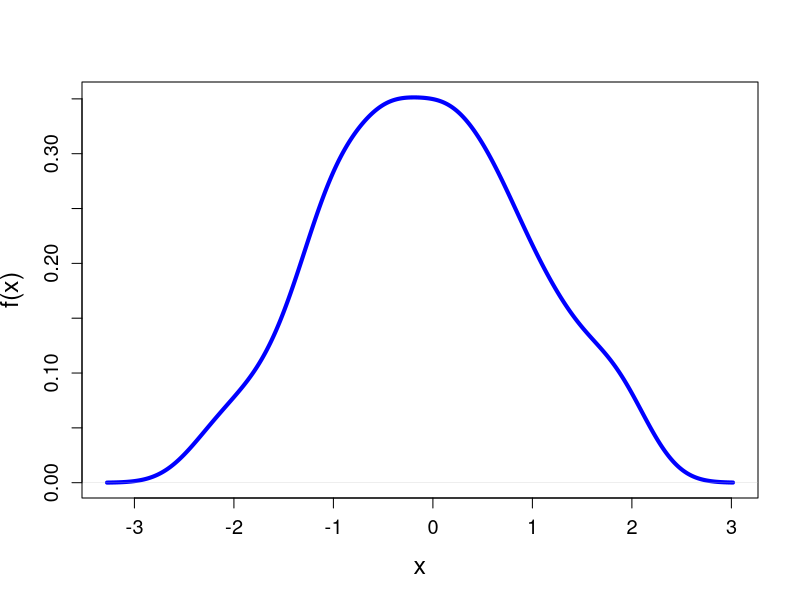

The R script that drew this image: (Note: a time limit stopped this script after it produced the figure.)
# -------------------------------------------------------------------------
# Book:         MSE
# -------------------------------------------------------------------------
# Quantlet:     MSEnonpara2
# -------------------------------------------------------------------------
# Description:  MSEnonpara2 generate n=300 standard normal distributed random sample, and draws the kernel density curve of the estimated kernel density function using a
#               Gaussian kernel. Since the kernel density function is biased in a finite sample, one can not compare it with the true density directly. One rather compare it with the expectation of the kernel density function under the true density. Then it draws the expectation of the kernel density function under the true density.               
# -------------------------------------------------------------------------
# Usage:        -
# -------------------------------------------------------------------------
# Inputs:       n_1 - number of observations
# -------------------------------------------------------------------------
# Output:       1. Draws n_1 observations from standard normal distribution
#               and plots the kernel density curve of the estimated kernel density function using a
#               Gaussian kernel.
#              
#               2. generate n observations from t(3) distribution and plots the expectation of the kernel density function under the true density which is t(3) distribution.
#               3. generate n observations from normal distribution with mean and standard deviation from the generated sample, plots the expectation of the kernel density function under the true density which is normal distribution with mean and standard deviation from the generated sample.
# -------------------------------------------------------------------------
# Example:      n_1 = 300
#               n_1 = 3000
# -------------------------------------------------------------------------
# Author:       Weining Wang, Lining Yu
# -------------------------------------------------------------------------

n_1   = 300
obs   = rnorm(n_1,0,1)
den_x = density(obs,kernel="gaussian",bw="nrd0")
plot(den_x,lwd=4,lty=1,col="blue",cex.axis=1.2,font.axis=1, cex.lab=1.5,las=0,xlab="x", ylab="f(x)", main="")

n = 1000000
z = rt(n,3)
h = den_x$bw
g = 1:512

for(j in 1:length(den_x$x)){
    sum_k = 0
    for(i in 1:length(z)){
        u     = (den_x$x[j]-z[i])/h
        k     = exp(-u^2/2)/sqrt(2*pi)
        sum_k = sum_k+k
    }
    g[j] = 1/(h*length(z))*sum_k
}

lines(den_x$x,g,lwd=3,lty=2,col="red")
mu = mean(obs)
sd = sd(obs)
q  = rnorm(n,mu,sd)
f  = 1:512

for(j in 1:length(den_x$x)){
    sum_k = 0
    for(i in 1:length(q)){
        u     = (den_x$x[j]-q[i])/h
        k     = exp(-u^2/2)/sqrt(2*pi)
        sum_k = sum_k+k
    }
    f[j] = 1/(h*length(q))*sum_k
}

lines(den_x$x,f,lwd=4,lty=3,col="black")
